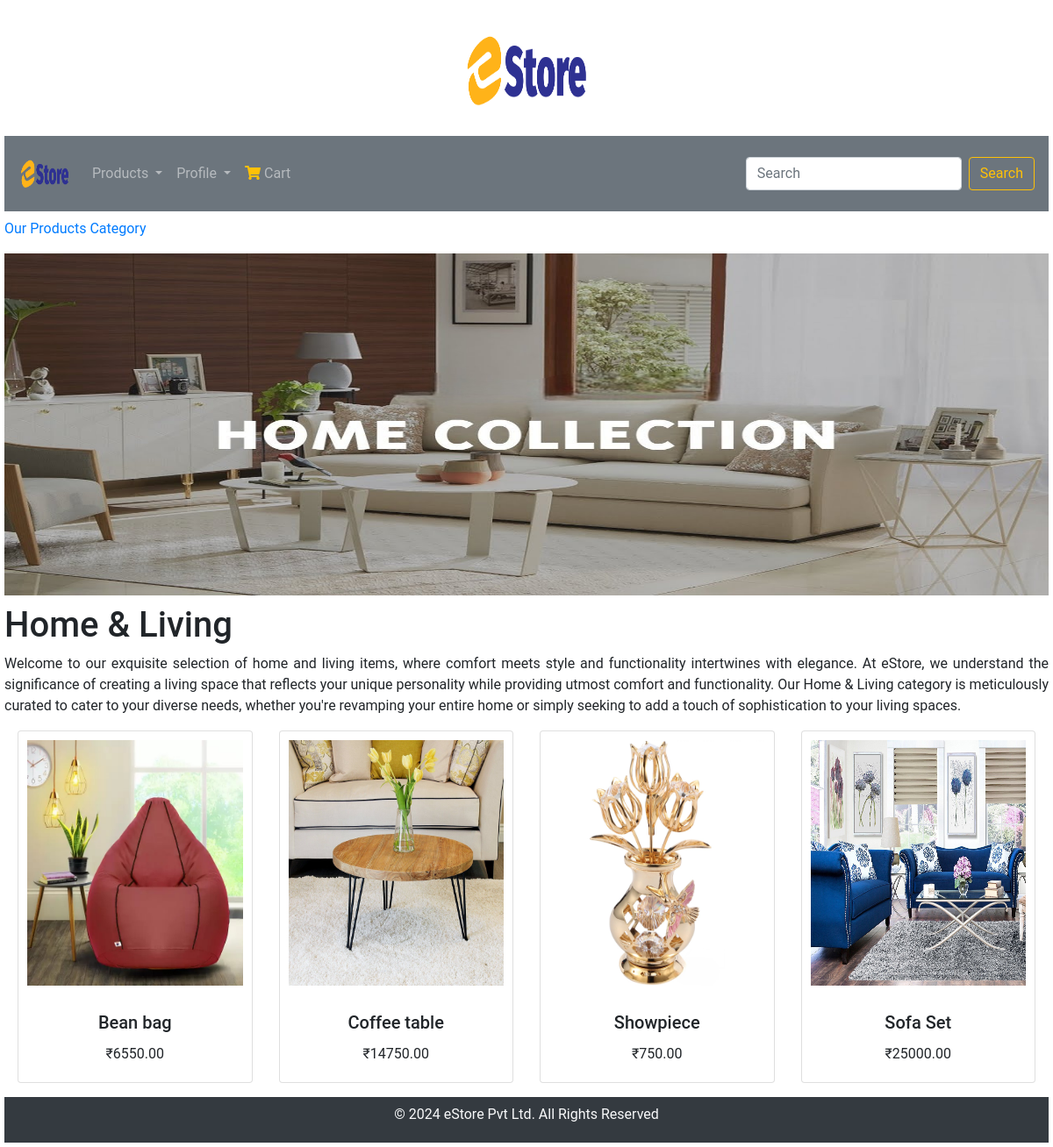
Page /home-living/ on the committed database.
### shop/models.py (models this page shows, shortened)
class Category(models.Model):
    name = models.CharField(max_length=100, unique=True)
    slug = models.SlugField(max_length=100, unique=True)
    description = models.TextField(blank=True)
    image = models.ImageField(upload_to='category', blank=True)
    class Meta:
        ordering = ('name',)
        verbose_name = 'category'
        verbose_name_plural = 'categories'
    def get_url(self):
        return reverse('product_by_category', args=[self.slug])

class Product(models.Model):
    name = models.CharField(max_length=100, unique=True)
    slug = models.SlugField(max_length=100, unique=True)
    description = models.TextField(blank=True)
    price = models.DecimalField(max_digits=10, decimal_places=2)
    image = models.ImageField(upload_to='product', blank=True)
    category = models.ForeignKey(Category, on_delete=models.CASCADE)
    stock = models.IntegerField()
    available = models.BooleanField(default=True)
    created_at = models.DateTimeField(auto_now_add=True)
    class Meta:
        ordering = ('name',)
        verbose_name = 'product'
        verbose_name_plural = 'products'
    def get_url(self):
        return reverse('product_catdetail', args=[self.category.slug, self.slug])

### shop/views.py (the view)
# urls.py: path('', views.allproducts, name='allproducts'),
def allproducts(request, slug_c=None):
    page_c = None
    products = None
    if slug_c != None:
        page_c = get_object_or_404(Category, slug=slug_c)
        products = Product.objects.all().filter(category=page_c, available=True)
    else:
        products = Product.objects.all().filter(available=True)
    return render(request, 'home.html', {'category': page_c, 'products': products})

### shop/context_processors.py (called while the page is built)
def my_links(request):
    links = Category.objects.all()
    return dict(links=links)

### templates/home.html (shortened to what this page needs)
{% extends 'base.html' %}
{% load static %}
{% block content %}
{% if category%}
<div>
    <div>
        <p><a href="{% url 'allproducts' %}">Our Products Category</a></p>
    </div>
</div>
{% endif %}
<div>
    {% if category %}
    <img class="cat_img" src="{{category.image.url}}"   alt="{{category.name}}">
</div>
<div>
    <h1>{{category.name}}</h1>
    <p class="description">{{category.description}}</p>
</div>
{% endif %}
<div class="container-fluid">
    <div class="row custom-row" >
        {% for product in products %}
        <div class="col-6 col-sm-6 col-md-3 col-lg-3 mb-3">
            <div class="card h-100">
                <a href="{{ product.get_url }}" >
                    <img class="card-img-top" src="{{ product.image.url }}"  alt="{{ product.name }}">
                </a>
                <div class="card-body text-center">
                    <h5 class="card-title">{{ product.name }}</h5>
                    <p class="card-text">&#8377;{{ product.price }}</p>
                </div>
            </div>
        </div>
        {% endfor %}
    </div>
</div>
{% endblock %}

### static/style.css (style rules this page uses)
body { margin: 5px; font-family: Roboto, Arial, sans-serif; min-height: 100vh; }
.cat_img { width: 100%; height: 400px; padding-bottom: 10px;; }
.card-img-top { height: 18.75rem; padding: 10px; }
.description { text-align: justify; }
.card { max-width: 100%; }

### rows in the picture
Category: image (picture), name "Home & Living", description "Welcome to our exquisite selection of home and living items, where comfort meets style and functionality intertwines with elegance. At eStore, we understand the significance of creating a living space that reflects your unique personality while providing utmost comfort and functionality. Our Home & Living category is meticulously curated to cater to your diverse needs, whether you're revamping your entire home or simply seeking to add a touch of sophistication to your living spaces."
Product: image (picture), name "Bean bag", price "6550.00"
Product: image (picture), name "Coffee table", price "14750.00"
Product: image (picture), name "Showpiece", price "750.00"
Product: image (picture), name "Sofa Set", price "25000.00"
